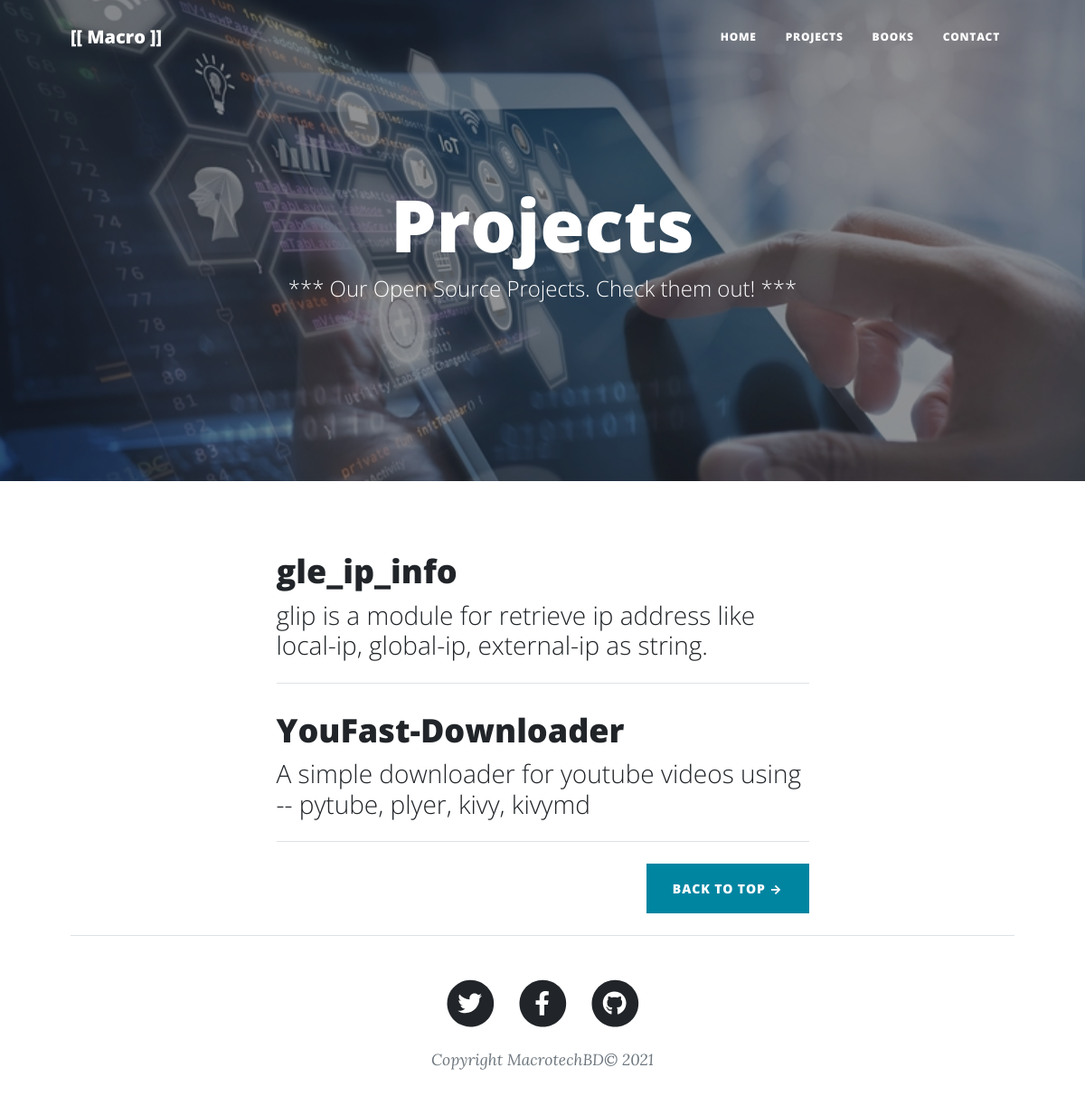
/projects/, run on the app's committed database.
### clean_blogs/models.py (models this page shows, shortened)
class Projects(models.Model):
    name = models.CharField(("Name"), max_length=50)
    short_desc = models.CharField(("ShortDesc"), max_length=550)
    url = models.URLField(("Url"), max_length=200)

### clean_blogs/views.py (the view)
# urls.py: path('projects/', views.projects, name='projects'),
def projects(request):
    obj = Projects.objects.all()
    context = {
        'object': obj,
    }
    return render(request, 'projects.html', context)

### clean_blogs/context_processors.py (called while the page is built)
def contact_urls(request):
    objs = SocialUrl.objects.all()
    url_dict = {}
    for id in range(len(objs)):
        url_dict[f'{objs[id].name}'] = objs[id].url
    return url_dict

### templates/projects.html (shortened to what this page needs)
{% extends 'base.html' %}
{% block body %}
{% load static %}
<header class="masthead" style="background-image: url('{% static 'assets/img/project.jpg' %}')">
    <div class="container position-relative px-4 px-lg-5">
        <div class="row gx-4 gx-lg-5 justify-content-center">
            <div class="col-md-10 col-lg-8 col-xl-7">
                <div class="page-heading">
                    <h1>Projects</h1>
                    <span class="subheading">*** Our Open Source Projects. Check them out! ***</span>
                </div>
            </div>
        </div>
    </div>
</header>
<div class="container px-4 px-lg-5">
            <div class="row gx-4 gx-lg-5 justify-content-center">
                <div class="col-md-10 col-lg-8 col-xl-7">
                    {% if object != None %}
                        {% for obj in object %}
                            <div class="post-preview">
                                <a href="{{ obj.url }}">
                                    <h2 class="post-title">{{ obj.name }}</h2>
                                    <h3 class="post-subtitle">{{ obj.short_desc }}</h3>
                                </a>
                            </div>
                            <hr class="my-4" />
                        {% endfor %}
                    {% endif %}
                    <div class="d-flex justify-content-end mb-4"><a class="btn btn-primary text-uppercase" href="{% url 'projects' %}">Back to Top →</a></div>
            </div>
</div>
{% endblock body %}

### data on the page
Projects: name "gle_ip_info", short_desc "glip is a module for retrieve ip address like local-ip, global-ip, external-ip as string."
Projects: name "YouFast-Downloader", short_desc "A simple downloader for youtube videos using -- pytube, plyer, kivy, kivymd"
